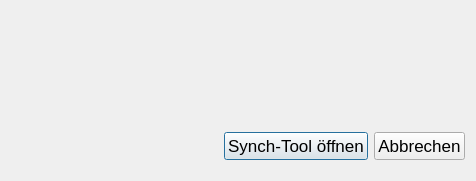
<?xml version="1.0" encoding="UTF-8"?>
<ui version="4.0">
 <class>Dialog</class>
 <widget class="QDialog" name="Dialog">
  <property name="geometry">
   <rect>
    <x>0</x>
    <y>0</y>
    <width>476</width>
    <height>181</height>
   </rect>
  </property>
  <property name="windowTitle">
   <string>Info</string>
  </property>
  <layout class="QVBoxLayout" name="verticalLayout">
   <item>
    <layout class="QVBoxLayout" name="vLayout"/>
   </item>
   <item>
    <spacer name="verticalSpacer">
     <property name="orientation">
      <enum>Qt::Vertical</enum>
     </property>
     <property name="sizeHint" stdset="0">
      <size>
       <width>20</width>
       <height>40</height>
      </size>
     </property>
    </spacer>
   </item>
   <item>
    <widget class="QLabel" name="lblLoadIndicator">
     <property name="font">
      <font>
       <pointsize>13</pointsize>
      </font>
     </property>
     <property name="text">
      <string/>
     </property>
     <property name="alignment">
      <set>Qt::AlignCenter</set>
     </property>
    </widget>
   </item>
   <item>
    <layout class="QHBoxLayout" name="hLayoutBtns">
     <property name="topMargin">
      <number>15</number>
     </property>
     <property name="bottomMargin">
      <number>10</number>
     </property>
     <item>
      <spacer name="horizontalSpacer">
       <property name="orientation">
        <enum>Qt::Horizontal</enum>
       </property>
       <property name="sizeHint" stdset="0">
        <size>
         <width>40</width>
         <height>20</height>
        </size>
       </property>
      </spacer>
     </item>
     <item>
      <widget class="QPushButton" name="btnOpen">
       <property name="font">
        <font>
         <pointsize>13</pointsize>
        </font>
       </property>
       <property name="text">
        <string>Synch-Tool öffnen</string>
       </property>
      </widget>
     </item>
     <item>
      <widget class="QPushButton" name="btnClose">
       <property name="font">
        <font>
         <pointsize>13</pointsize>
        </font>
       </property>
       <property name="text">
        <string>Abbrechen</string>
       </property>
      </widget>
     </item>
    </layout>
   </item>
  </layout>
 </widget>
 <resources/>
 <connections/>
</ui>
